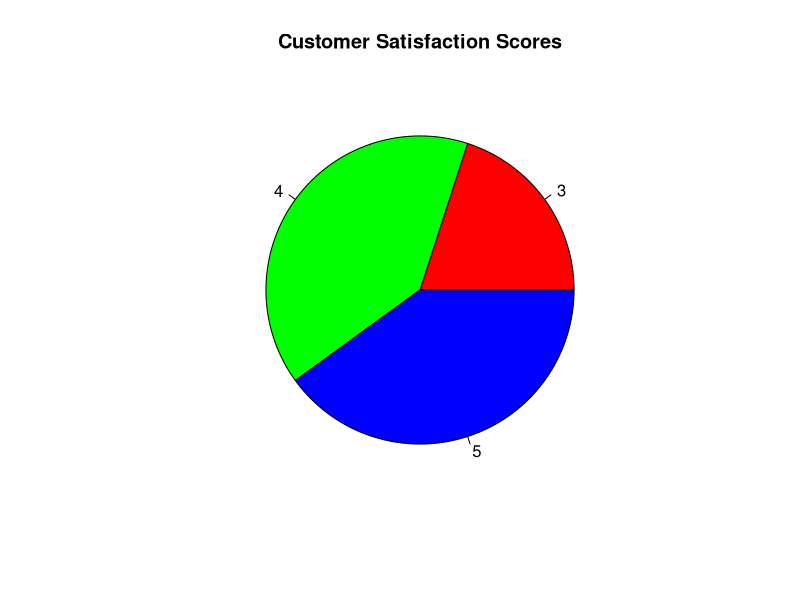

Here is the R script that generated this plot:
score <- c(4, 5, 3, 4, 5)

pie(table(score),
    main = "Customer Satisfaction Scores",
    labels = names(table(score)),
    col = rainbow(3))
